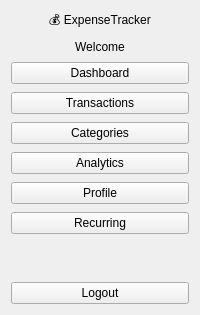
     <widget class="QFrame" name="sidebar">
      <layout class="QVBoxLayout" name="sidebarLayout">
       <property name="spacing">
        <number>8</number>
       </property>
       <item>
        <widget class="QLabel" name="appTitle">
         <property name="text">
          <string>💰 ExpenseTracker</string>
         </property>
         <property name="alignment">
          <set>Qt::AlignmentFlag::AlignCenter</set>
         </property>
        </widget>
       </item>
       <item>
        <widget class="QLabel" name="userLabel">
         <property name="text">
          <string>Welcome</string>
         </property>
         <property name="alignment">
          <set>Qt::AlignmentFlag::AlignCenter</set>
         </property>
        </widget>
       </item>
       <item>
        <widget class="QPushButton" name="dashboardBtn">
         <property name="text">
          <string>Dashboard</string>
         </property>
         <property name="checkable">
          <bool>true</bool>
         </property>
        </widget>
       </item>
       <item>
        <widget class="QPushButton" name="transactionsBtn">
         <property name="text">
          <string>Transactions</string>
         </property>
         <property name="checkable">
          <bool>true</bool>
         </property>
        </widget>
       </item>
       <item>
        <widget class="QPushButton" name="categoriesBtn">
         <property name="text">
          <string>Categories</string>
         </property>
         <property name="checkable">
          <bool>true</bool>
         </property>
        </widget>
       </item>
       <item>
        <widget class="QPushButton" name="analyticsBtn">
         <property name="text">
          <string>Analytics</string>
         </property>
         <property name="checkable">
          <bool>true</bool>
         </property>
        </widget>
       </item>
       <item>
        <widget class="QPushButton" name="profileBtn">
         <property name="text">
          <string>Profile</string>
         </property>
         <property name="checkable">
          <bool>true</bool>
         </property>
        </widget>
       </item>
       <item>
        <widget class="QPushButton" name="recurringBtn">
         <property name="text">
          <string>Recurring</string>
         </property>
         <property name="checkable">
          <bool>true</bool>
         </property>
        </widget>
       </item>
       <item>
        <spacer>
         <property name="orientation">
          <enum>Qt::Orientation::Vertical</enum>
         </property>
         <property name="sizeHint" stdset="0">
          <size>
           <width>20</width>
           <height>40</height>
          </size>
         </property>
        </spacer>
       </item>
       <item>
        <widget class="QPushButton" name="logoutBtn">
         <property name="text">
          <string>Logout</string>
         </property>
        </widget>
       </item>
      </layout>
     </widget>
